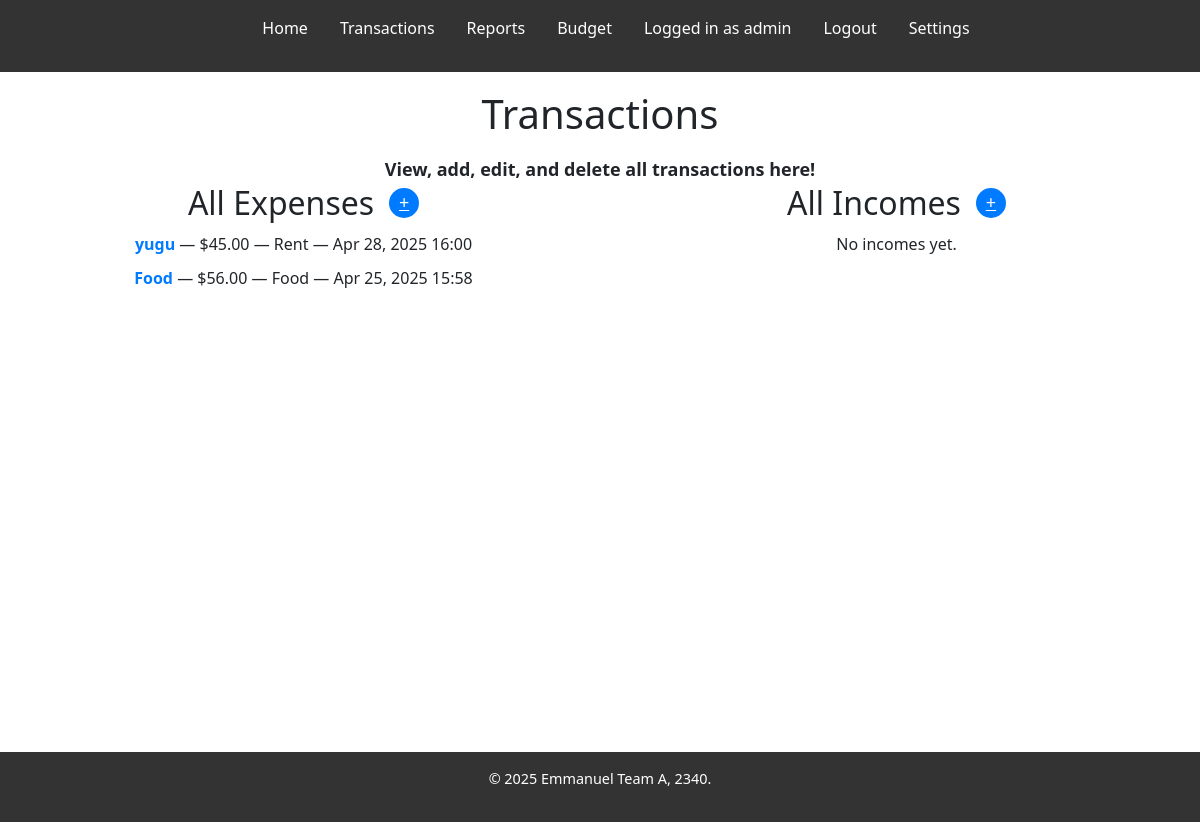
Before: /transactions/ (signed in) with the older database file.
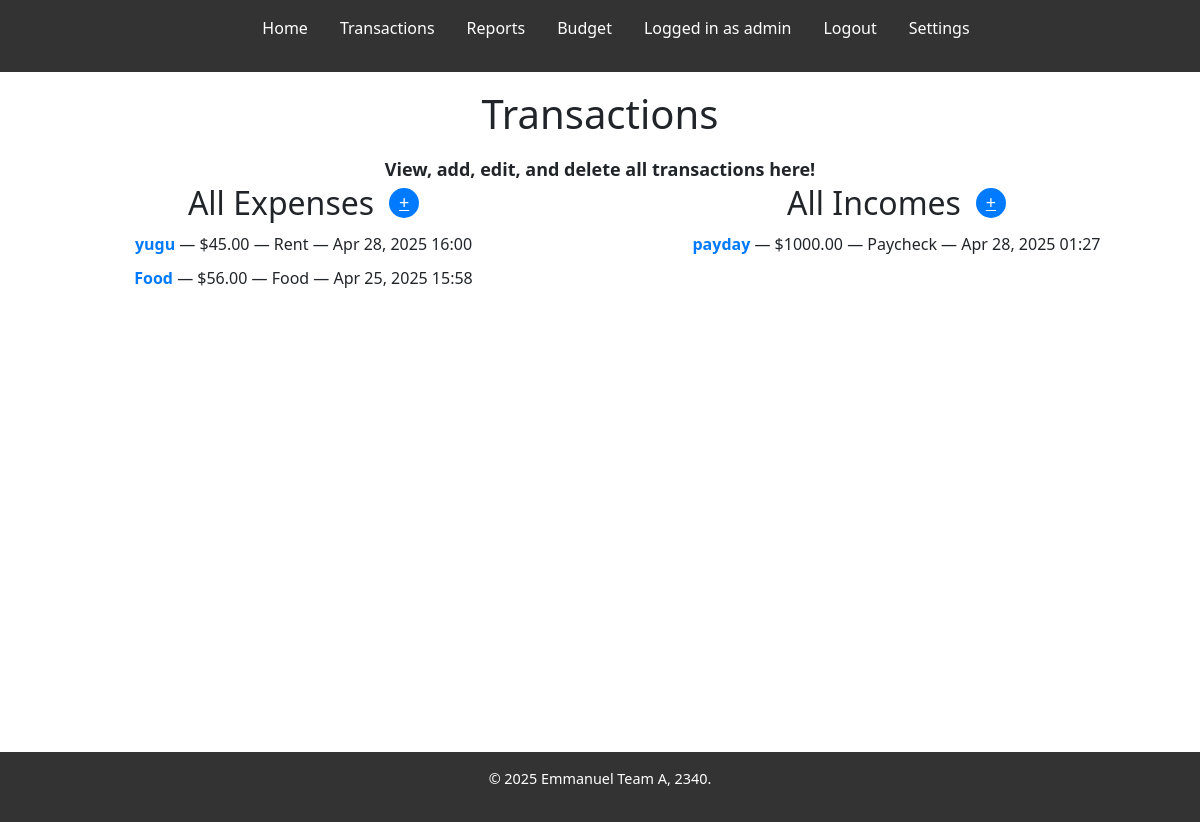
After: the same page with the newer database file.
### expense/models.py (models this page shows, shortened)
class Expense(models.Model):
    user = models.ForeignKey(
        settings.AUTH_USER_MODEL,
        on_delete=models.CASCADE,
        related_name="expenses",
    )
    name = models.CharField(max_length=100)
    slug = models.SlugField(max_length=100, unique=True, blank=True)
    amount = models.DecimalField(max_digits=10, decimal_places=2)
    category = models.ForeignKey('expense.Category', on_delete=models.CASCADE, null=True)
    date = models.DateTimeField(default=timezone.now)
    notes = models.TextField(null=True, blank=True)
    is_recurring = models.BooleanField(default=False)
    recurrence_period = models.CharField(
        max_length=10,
        choices=[
            ('daily', 'Daily'),
            ('weekly', 'Weekly'),
            ('monthly', 'Monthly'),
        ],
        null=True,
        blank=True
    )
    recurrence_day_of_week = models.CharField(
        max_length=10,
        choices=[
            ('monday', 'Monday'),
            ('tuesday', 'Tuesday'),
            ('wednesday', 'Wednesday'),
            ('thursday', 'Thursday'),
            ('friday', 'Friday'),
            ('saturday', 'Saturday'),
            ('sunday', 'Sunday'),
        ],
        null=True,
        blank=True
    )
    recurrence_day_of_month = models.PositiveIntegerField(null=True, blank=True)
    next_occurrence = models.DateTimeField(null=True, blank=True)

class Category(models.Model):
    name = models.CharField(max_length=100)

### income/models.py (models this page shows, shortened)
class Income(models.Model):
    user = models.ForeignKey(
        settings.AUTH_USER_MODEL,
        on_delete=models.CASCADE,
        related_name="incomes",
    )
    name = models.CharField(max_length=100)
    slug = models.SlugField(max_length=100, unique=True, blank=True)
    amount = models.DecimalField(max_digits=10, decimal_places=2)
    category = models.ForeignKey('income.Category', on_delete=models.CASCADE, null=True)
    date = models.DateTimeField(auto_now_add=True)
    notes = models.TextField(null=True, blank=True)
    is_recurring = models.BooleanField(default=False)
    recurrence_period = models.CharField(
        max_length=10,
        choices=[
            ('daily', 'Daily'),
            ('weekly', 'Weekly'),
            ('monthly', 'Monthly'),
        ],
        null=True,
        blank=True
    )
    recurrence_day_of_week = models.CharField(
        max_length=10,
        choices=[
            ('monday', 'Monday'),
            ('tuesday', 'Tuesday'),
            ('wednesday', 'Wednesday'),
            ('thursday', 'Thursday'),
            ('friday', 'Friday'),
            ('saturday', 'Saturday'),
            ('sunday', 'Sunday'),
        ],
        null=True,
        blank=True
    )
    recurrence_day_of_month = models.PositiveIntegerField(null=True, blank=True)
    next_occurrence = models.DateTimeField(null=True, blank=True)

class Category(models.Model):
    name = models.CharField(max_length=100)

### home/views.py (the view)
# urls.py: path('transactions/', transactions_view, name='transactions')
@login_required
def transactions_view(request):
    expenses = Expense.objects.filter(user=request.user).order_by('-date')
    incomes  = Income.objects.filter(user=request.user).order_by('-date')
    return render(request, 'home/transactions.html',
                  {'expenses': expenses, 'incomes': incomes})

### home/templates/home/transactions.html (shortened to what this page needs)
{% extends 'base.html' %}
{% block content %}
<div style="display: flex; flex-direction: column; justify-content: center; align-items: center; height: 10vh; text-align: center; gap: 10px;">
    <h1>Transactions</h1>
    <p style="font-weight: bold; font-size: 18px;">View, add, edit, and delete all transactions here!</p>
</div>
<div style="display: flex; justify-content: center; gap: 50px;">
    <div style="width: 100%;">
    <div class="header-container" style="display: flex; align-items: center; gap: 10px; justify-content: center;">
        <h2 style="margin: 0;">All Expenses</h2>
        <a href="{% url 'add_expense' %}" class="add-button">+</a>
    </div>
    {% if expenses %}
        <ul style="list-style-type: none; padding-left: 0; text-align: center;">
            {% for expense in expenses %}
                <li class="list-item" style="margin-bottom: 10px;">
                    <a href="{% url 'edit_expense' expense.slug %}" style="font-weight: bold; text-decoration: none; color: #007bff;"
                       onmouseover="this.style.textDecoration='underline';"
                       onmouseout="this.style.textDecoration='none';">
                        {{ expense.name }}
                    </a> —
                    ${{ expense.amount }} —
                    {{ expense.category.name }} —
                    {{ expense.date|date:"M d, Y H:i" }}
                </li>
            {% endfor %}
        </ul>
    {% else %}
        <p style="text-align: center;">No expenses yet.</p>
    {% endif %}
</div>
    <div style="width: 100%;">
    <div class="header-container" style="display: flex; align-items: center; gap: 10px; justify-content: center;">
        <h2 style="margin: 0;">All Incomes</h2>
        <a href="{% url 'add_income' %}" class="add-button">+</a>
    </div>
    {% if incomes %}
        <ul style="list-style-type: none; padding-left: 0; text-align: center;">
            {% for income in incomes %}
                <li class="list-item" style="margin-bottom: 10px;">
                    <a href="{% url 'edit_income' income.slug %}" style="font-weight: bold; text-decoration: none; color: #007bff;"
                       onmouseover="this.style.textDecoration='underline';"
                       onmouseout="this.style.textDecoration='none';">
                        {{ income.name }}
                    </a> —
                    ${{ income.amount }} —
                    {{ income.category.name }} —
                    {{ income.date|date:"M d, Y H:i" }}
                </li>
            {% endfor %}
        </ul>
    {% else %}
        <p style="text-align: center;">No incomes yet.</p>
    {% endif %}
</div>
</div>
{% endblock content %}

Changed rows visible on the page:
added Income: name "payday", amount "1000.00", category.name "Paycheck", date "Apr 28, 2025 01:27"
Other visible differences:
text no longer shown: "No incomes yet."
